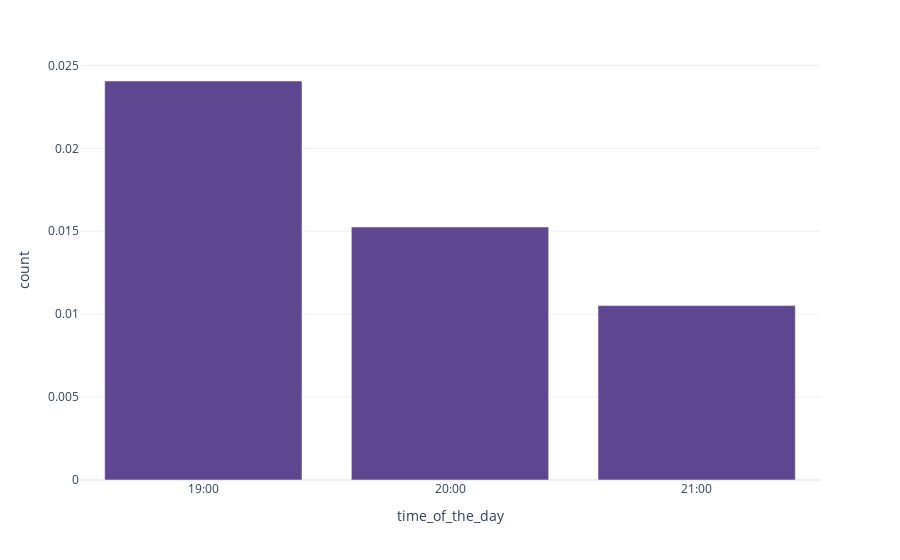

Notebook code cell kept with this figure:
### Code cell
# Multiplier is 2min / (n_channel * 60min * n_days)
show_mentions_by_time_of_the_day(
    data_tv,freq = "1H",
    method = 2 / (data_tv["channel_name"].nunique() * 60 * n_days)
)

### Figure 1 — Plotly figure (JSON) as saved in the notebook; plotly's stock layout.template omitted (floating-point values rounded to 4 significant figures)
{"data": [{"alignmentgroup": "True", "hovertemplate": "time_of_the_day=%{x}<br>count=%{y}<extra></extra>", "legendgroup": "", "marker": {"color": "rgb(95, 70, 144)", "pattern": {"shape": ""}}, "name": "", "offsetgroup": "", "orientation": "v", "showlegend": false, "textposition": "auto", "type": "bar", "x": ["19:00", "20:00", "21:00"], "xaxis": "x", "y": [0.02406, 0.01526, 0.01052], "yaxis": "y"}], "layout": {"barmode": "relative", "legend": {"tracegroupgap": 0}, "margin": {"t": 60}, "xaxis": {"anchor": "y", "domain": [0, 1], "title": {"text": "time_of_the_day"}}, "yaxis": {"anchor": "x", "domain": [0, 1], "title": {"text": "count"}}}}
